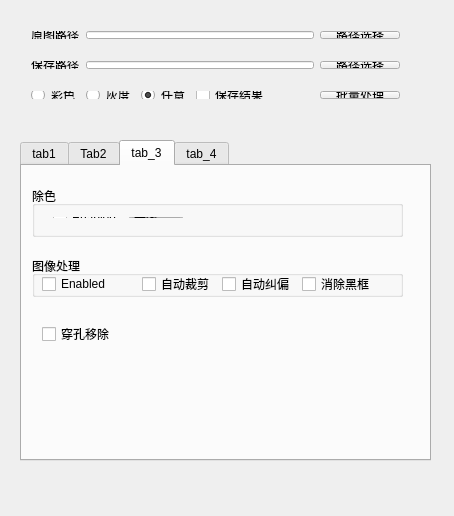
<?xml version="1.0" encoding="UTF-8"?>
<ui version="4.0">
 <class>Widget</class>
 <widget class="QWidget" name="Widget">
  <property name="geometry">
   <rect>
    <x>0</x>
    <y>0</y>
    <width>454</width>
    <height>516</height>
   </rect>
  </property>
  <property name="windowTitle">
   <string>Widget</string>
  </property>
  <widget class="QWidget" name="layoutWidget_7">
   <property name="geometry">
    <rect>
     <x>20</x>
     <y>20</y>
     <width>391</width>
     <height>30</height>
    </rect>
   </property>
   <layout class="QHBoxLayout" name="horizontalLayout">
    <item>
     <widget class="QLabel" name="label">
      <property name="text">
       <string>原图路径</string>
      </property>
     </widget>
    </item>
    <item>
     <widget class="QLineEdit" name="lineEdit"/>
    </item>
    <item>
     <widget class="QPushButton" name="pushButton">
      <property name="text">
       <string>路径选择</string>
      </property>
     </widget>
    </item>
   </layout>
  </widget>
  <widget class="QWidget" name="layoutWidget_10">
   <property name="geometry">
    <rect>
     <x>20</x>
     <y>50</y>
     <width>391</width>
     <height>30</height>
    </rect>
   </property>
   <layout class="QHBoxLayout" name="horizontalLayout_2">
    <item>
     <widget class="QLabel" name="label_2">
      <property name="text">
       <string>保存路径</string>
      </property>
     </widget>
    </item>
    <item>
     <widget class="QLineEdit" name="lineEdit_2"/>
    </item>
    <item>
     <widget class="QPushButton" name="pushButton_2">
      <property name="text">
       <string>路径选择</string>
      </property>
     </widget>
    </item>
   </layout>
  </widget>
  <widget class="QWidget" name="layoutWidget">
   <property name="geometry">
    <rect>
     <x>20</x>
     <y>80</y>
     <width>391</width>
     <height>30</height>
    </rect>
   </property>
   <layout class="QHBoxLayout" name="horizontalLayout_3">
    <item>
     <widget class="QRadioButton" name="radioButton">
      <property name="text">
       <string>彩色</string>
      </property>
     </widget>
    </item>
    <item>
     <widget class="QRadioButton" name="radioButton_2">
      <property name="text">
       <string>灰度</string>
      </property>
     </widget>
    </item>
    <item>
     <widget class="QRadioButton" name="radioButton_3">
      <property name="text">
       <string>任意</string>
      </property>
      <property name="checked">
       <bool>true</bool>
      </property>
     </widget>
    </item>
    <item>
     <widget class="QCheckBox" name="checkBox">
      <property name="text">
       <string>保存结果</string>
      </property>
      <property name="checked">
       <bool>false</bool>
      </property>
     </widget>
    </item>
    <item>
     <spacer name="horizontalSpacer_6">
      <property name="orientation">
       <enum>Qt::Horizontal</enum>
      </property>
      <property name="sizeHint" stdset="0">
       <size>
        <width>40</width>
        <height>20</height>
       </size>
      </property>
     </spacer>
    </item>
    <item>
     <widget class="QPushButton" name="pushButton_3">
      <property name="text">
       <string>批量处理</string>
      </property>
     </widget>
    </item>
   </layout>
  </widget>
  <widget class="QTabWidget" name="tabWidget">
   <property name="geometry">
    <rect>
     <x>20</x>
     <y>140</y>
     <width>411</width>
     <height>321</height>
    </rect>
   </property>
   <property name="currentIndex">
    <number>2</number>
   </property>
   <widget class="QWidget" name="tab">
    <attribute name="title">
     <string>tab1</string>
    </attribute>
    <widget class="QGroupBox" name="groupBox">
     <property name="geometry">
      <rect>
       <x>10</x>
       <y>30</y>
       <width>371</width>
       <height>41</height>
      </rect>
     </property>
     <property name="title">
      <string>跳过空白页(通用)</string>
     </property>
     <widget class="QCheckBox" name="checkBox_2">
      <property name="geometry">
       <rect>
        <x>10</x>
        <y>20</y>
        <width>321</width>
        <height>16</height>
       </rect>
      </property>
      <property name="text">
       <string>Enabled</string>
      </property>
     </widget>
    </widget>
    <widget class="QGroupBox" name="groupBox_3">
     <property name="geometry">
      <rect>
       <x>10</x>
       <y>80</y>
       <width>371</width>
       <height>81</height>
      </rect>
     </property>
     <property name="title">
      <string>裁剪标准</string>
     </property>
     <widget class="QCheckBox" name="checkBox_3">
      <property name="geometry">
       <rect>
        <x>10</x>
        <y>20</y>
        <width>65</width>
        <height>16</height>
       </rect>
      </property>
      <property name="text">
       <string>Enabled</string>
      </property>
     </widget>
     <widget class="QWidget" name="layoutWidget">
      <property name="geometry">
       <rect>
        <x>60</x>
        <y>40</y>
        <width>291</width>
        <height>23</height>
       </rect>
      </property>
      <layout class="QHBoxLayout" name="horizontalLayout_7">
       <item>
        <widget class="QLabel" name="label_6">
         <property name="text">
          <string>x</string>
         </property>
        </widget>
       </item>
       <item>
        <widget class="QSpinBox" name="spinBox_3">
         <property name="maximum">
          <number>5000</number>
         </property>
        </widget>
       </item>
       <item>
        <widget class="QLabel" name="label_7">
         <property name="text">
          <string>y</string>
         </property>
        </widget>
       </item>
       <item>
        <widget class="QSpinBox" name="spinBox_4">
         <property name="maximum">
          <number>5000</number>
         </property>
        </widget>
       </item>
       <item>
        <widget class="QLabel" name="label_8">
         <property name="text">
          <string>w</string>
         </property>
        </widget>
       </item>
       <item>
        <widget class="QSpinBox" name="spinBox_5">
         <property name="maximum">
          <number>5000</number>
         </property>
        </widget>
       </item>
       <item>
        <widget class="QLabel" name="label_9">
         <property name="text">
          <string>h</string>
         </property>
        </widget>
       </item>
       <item>
        <widget class="QSpinBox" name="spinBox_6">
         <property name="maximum">
          <number>5000</number>
         </property>
        </widget>
       </item>
      </layout>
     </widget>
    </widget>
    <widget class="QGroupBox" name="groupBox_4">
     <property name="geometry">
      <rect>
       <x>10</x>
       <y>170</y>
       <width>371</width>
       <height>111</height>
      </rect>
     </property>
     <property name="title">
      <string>缩放</string>
     </property>
     <widget class="QCheckBox" name="checkBox_4">
      <property name="geometry">
       <rect>
        <x>10</x>
        <y>20</y>
        <width>349</width>
        <height>16</height>
       </rect>
      </property>
      <property name="text">
       <string>Enabled</string>
      </property>
     </widget>
     <widget class="QWidget" name="layoutWidget">
      <property name="geometry">
       <rect>
        <x>10</x>
        <y>80</y>
        <width>311</width>
        <height>22</height>
       </rect>
      </property>
      <layout class="QHBoxLayout" name="horizontalLayout_11">
       <item>
        <widget class="QRadioButton" name="radioButton_5">
         <property name="text">
          <string>按尺寸缩放</string>
         </property>
        </widget>
       </item>
       <item>
        <widget class="QLabel" name="label_13">
         <property name="text">
          <string>size_x</string>
         </property>
        </widget>
       </item>
       <item>
        <widget class="QSpinBox" name="spinBox_7">
         <property name="maximum">
          <number>5000</number>
         </property>
        </widget>
       </item>
       <item>
        <widget class="QLabel" name="label_14">
         <property name="text">
          <string>size_y</string>
         </property>
        </widget>
       </item>
       <item>
        <widget class="QSpinBox" name="spinBox_8">
         <property name="maximum">
          <number>5000</number>
         </property>
        </widget>
       </item>
      </layout>
     </widget>
     <widget class="QWidget" name="layoutWidget">
      <property name="geometry">
       <rect>
        <x>10</x>
        <y>50</y>
        <width>311</width>
        <height>22</height>
       </rect>
      </property>
      <layout class="QHBoxLayout" name="horizontalLayout_8">
       <item>
        <widget class="QRadioButton" name="radioButton_4">
         <property name="text">
          <string>按比例缩放</string>
         </property>
        </widget>
       </item>
       <item>
        <widget class="QLabel" name="label_10">
         <property name="text">
          <string>ratio_x</string>
         </property>
        </widget>
       </item>
       <item>
        <widget class="QDoubleSpinBox" name="doubleSpinBox_2">
         <property name="maximum">
          <double>20.000000000000000</double>
         </property>
         <property name="singleStep">
          <double>0.100000000000000</double>
         </property>
        </widget>
       </item>
       <item>
        <widget class="QLabel" name="label_12">
         <property name="text">
          <string>ratio_y</string>
         </property>
        </widget>
       </item>
       <item>
        <widget class="QDoubleSpinBox" name="doubleSpinBox_4">
         <property name="maximum">
          <double>20.000000000000000</double>
         </property>
         <property name="singleStep">
          <double>0.100000000000000</double>
         </property>
        </widget>
       </item>
      </layout>
     </widget>
    </widget>
   </widget>
   <widget class="QWidget" name="tab_2">
    <attribute name="title">
     <string>Tab2</string>
    </attribute>
    <widget class="QGroupBox" name="groupBox_2">
     <property name="geometry">
      <rect>
       <x>10</x>
       <y>20</y>
       <width>371</width>
       <height>251</height>
      </rect>
     </property>
     <property name="title">
      <string>色彩调节</string>
     </property>
     <widget class="QWidget" name="layoutWidget_4">
      <property name="geometry">
       <rect>
        <x>10</x>
        <y>50</y>
        <width>351</width>
        <height>24</height>
       </rect>
      </property>
      <layout class="QHBoxLayout" name="horizontalLayout_4">
       <item>
        <widget class="QLabel" name="label_3">
         <property name="text">
          <string>亮  度</string>
         </property>
        </widget>
       </item>
       <item>
        <widget class="QSlider" name="horizontalSlider">
         <property name="minimum">
          <number>-127</number>
         </property>
         <property name="maximum">
          <number>127</number>
         </property>
         <property name="value">
          <number>0</number>
         </property>
         <property name="orientation">
          <enum>Qt::Horizontal</enum>
         </property>
        </widget>
       </item>
       <item>
        <widget class="QSpinBox" name="spinBox">
         <property name="minimum">
          <number>-127</number>
         </property>
         <property name="maximum">
          <number>127</number>
         </property>
        </widget>
       </item>
      </layout>
     </widget>
     <widget class="QWidget" name="layoutWidget_3">
      <property name="geometry">
       <rect>
        <x>10</x>
        <y>120</y>
        <width>351</width>
        <height>24</height>
       </rect>
      </property>
      <layout class="QHBoxLayout" name="horizontalLayout_5">
       <item>
        <widget class="QLabel" name="label_4">
         <property name="text">
          <string>对比度</string>
         </property>
        </widget>
       </item>
       <item>
        <widget class="QSlider" name="horizontalSlider_2">
         <property name="minimum">
          <number>-255</number>
         </property>
         <property name="maximum">
          <number>255</number>
         </property>
         <property name="orientation">
          <enum>Qt::Horizontal</enum>
         </property>
        </widget>
       </item>
       <item>
        <widget class="QSpinBox" name="spinBox_2">
         <property name="minimum">
          <number>-255</number>
         </property>
         <property name="maximum">
          <number>255</number>
         </property>
        </widget>
       </item>
      </layout>
     </widget>
     <widget class="QWidget" name="layoutWidget">
      <property name="geometry">
       <rect>
        <x>10</x>
        <y>200</y>
        <width>351</width>
        <height>24</height>
       </rect>
      </property>
      <layout class="QHBoxLayout" name="horizontalLayout_6">
       <item>
        <widget class="QLabel" name="label_5">
         <property name="text">
          <string>伽马值</string>
         </property>
        </widget>
       </item>
       <item>
        <widget class="QSlider" name="horizontalSlider_3">
         <property name="minimum">
          <number>1</number>
         </property>
         <property name="maximum">
          <number>500</number>
         </property>
         <property name="singleStep">
          <number>10</number>
         </property>
         <property name="pageStep">
          <number>10</number>
         </property>
         <property name="value">
          <number>100</number>
         </property>
         <property name="sliderPosition">
          <number>100</number>
         </property>
         <property name="orientation">
          <enum>Qt::Horizontal</enum>
         </property>
        </widget>
       </item>
       <item>
        <widget class="QDoubleSpinBox" name="doubleSpinBox">
         <property name="minimum">
          <double>0.100000000000000</double>
         </property>
         <property name="maximum">
          <double>5.000000000000000</double>
         </property>
         <property name="singleStep">
          <double>0.100000000000000</double>
         </property>
         <property name="value">
          <double>1.000000000000000</double>
         </property>
        </widget>
       </item>
      </layout>
     </widget>
     <widget class="QCheckBox" name="checkBox_8">
      <property name="geometry">
       <rect>
        <x>10</x>
        <y>20</y>
        <width>71</width>
        <height>16</height>
       </rect>
      </property>
      <property name="text">
       <string>Enabled</string>
      </property>
     </widget>
    </widget>
   </widget>
   <widget class="QWidget" name="tab_3">
    <attribute name="title">
     <string>tab_3</string>
    </attribute>
    <widget class="QGroupBox" name="groupBox_5">
     <property name="geometry">
      <rect>
       <x>10</x>
       <y>20</y>
       <width>371</width>
       <height>51</height>
      </rect>
     </property>
     <property name="title">
      <string>除色</string>
     </property>
     <widget class="QWidget" name="layoutWidget_11">
      <property name="geometry">
       <rect>
        <x>10</x>
        <y>20</y>
        <width>351</width>
        <height>23</height>
       </rect>
      </property>
      <layout class="QHBoxLayout" name="horizontalLayout_9">
       <item>
        <widget class="QCheckBox" name="checkBox_5">
         <property name="text">
          <string>Enabled</string>
         </property>
        </widget>
       </item>
       <item>
        <widget class="QComboBox" name="comboBox">
         <item>
          <property name="text">
           <string>无效</string>
          </property>
         </item>
         <item>
          <property name="text">
           <string>除红</string>
          </property>
         </item>
         <item>
          <property name="text">
           <string>除绿</string>
          </property>
         </item>
         <item>
          <property name="text">
           <string>除蓝</string>
          </property>
         </item>
         <item>
          <property name="text">
           <string>增红</string>
          </property>
         </item>
         <item>
          <property name="text">
           <string>增绿</string>
          </property>
         </item>
         <item>
          <property name="text">
           <string>增蓝</string>
          </property>
         </item>
        </widget>
       </item>
       <item>
        <spacer name="horizontalSpacer_3">
         <property name="orientation">
          <enum>Qt::Horizontal</enum>
         </property>
         <property name="sizeHint" stdset="0">
          <size>
           <width>40</width>
           <height>20</height>
          </size>
         </property>
        </spacer>
       </item>
      </layout>
     </widget>
    </widget>
    <widget class="QGroupBox" name="groupBox_8">
     <property name="geometry">
      <rect>
       <x>10</x>
       <y>90</y>
       <width>371</width>
       <height>41</height>
      </rect>
     </property>
     <property name="title">
      <string>图像处理</string>
     </property>
     <widget class="QCheckBox" name="checkBox_10">
      <property name="geometry">
       <rect>
        <x>110</x>
        <y>20</y>
        <width>71</width>
        <height>16</height>
       </rect>
      </property>
      <property name="text">
       <string>自动裁剪</string>
      </property>
     </widget>
     <widget class="QCheckBox" name="checkBox_9">
      <property name="geometry">
       <rect>
        <x>10</x>
        <y>20</y>
        <width>71</width>
        <height>16</height>
       </rect>
      </property>
      <property name="text">
       <string>Enabled</string>
      </property>
     </widget>
     <widget class="QCheckBox" name="checkBox_11">
      <property name="geometry">
       <rect>
        <x>190</x>
        <y>20</y>
        <width>71</width>
        <height>16</height>
       </rect>
      </property>
      <property name="text">
       <string>自动纠偏</string>
      </property>
     </widget>
     <widget class="QCheckBox" name="checkBox_12">
      <property name="geometry">
       <rect>
        <x>270</x>
        <y>20</y>
        <width>71</width>
        <height>16</height>
       </rect>
      </property>
      <property name="text">
       <string>消除黑框</string>
      </property>
     </widget>
    </widget>
    <widget class="QCheckBox" name="checkBox_13">
     <property name="geometry">
      <rect>
       <x>20</x>
       <y>160</y>
       <width>71</width>
       <height>16</height>
      </rect>
     </property>
     <property name="text">
      <string>穿孔移除</string>
     </property>
    </widget>
   </widget>
   <widget class="QWidget" name="tab_4">
    <attribute name="title">
     <string>tab_4</string>
    </attribute>
    <widget class="QGroupBox" name="groupBox_6">
     <property name="geometry">
      <rect>
       <x>10</x>
       <y>20</y>
       <width>371</width>
       <height>51</height>
      </rect>
     </property>
     <property name="title">
      <string>旋转</string>
     </property>
     <widget class="QWidget" name="layoutWidget_8">
      <property name="geometry">
       <rect>
        <x>10</x>
        <y>20</y>
        <width>351</width>
        <height>23</height>
       </rect>
      </property>
      <layout class="QHBoxLayout" name="horizontalLayout_10">
       <item>
        <widget class="QCheckBox" name="checkBox_6">
         <property name="text">
          <string>Enabled</string>
         </property>
        </widget>
       </item>
       <item>
        <widget class="QComboBox" name="comboBox_2">
         <item>
          <property name="text">
           <string>0</string>
          </property>
         </item>
         <item>
          <property name="text">
           <string>90</string>
          </property>
         </item>
         <item>
          <property name="text">
           <string>180</string>
          </property>
         </item>
         <item>
          <property name="text">
           <string>-90</string>
          </property>
         </item>
         <item>
          <property name="text">
           <string>自动文本识别</string>
          </property>
         </item>
        </widget>
       </item>
       <item>
        <spacer name="horizontalSpacer_4">
         <property name="orientation">
          <enum>Qt::Horizontal</enum>
         </property>
         <property name="sizeHint" stdset="0">
          <size>
           <width>40</width>
           <height>20</height>
          </size>
         </property>
        </spacer>
       </item>
      </layout>
     </widget>
    </widget>
    <widget class="QGroupBox" name="groupBox_7">
     <property name="geometry">
      <rect>
       <x>10</x>
       <y>90</y>
       <width>371</width>
       <height>41</height>
      </rect>
     </property>
     <property name="title">
      <string>二值化</string>
     </property>
     <widget class="QCheckBox" name="checkBox_7">
      <property name="geometry">
       <rect>
        <x>10</x>
        <y>20</y>
        <width>319</width>
        <height>16</height>
       </rect>
      </property>
      <property name="text">
       <string>Enabled</string>
      </property>
     </widget>
    </widget>
   </widget>
  </widget>
 </widget>
 <layoutdefault spacing="6" margin="11"/>
 <resources/>
 <connections/>
</ui>
